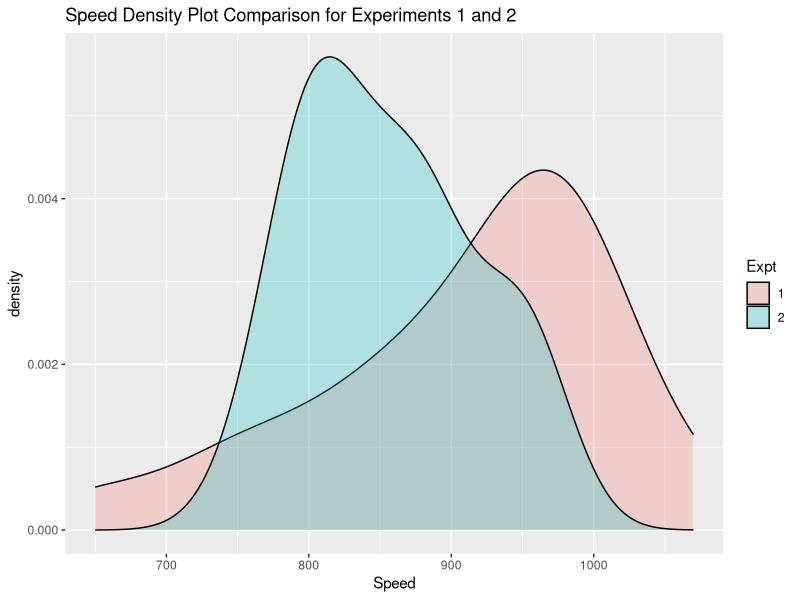
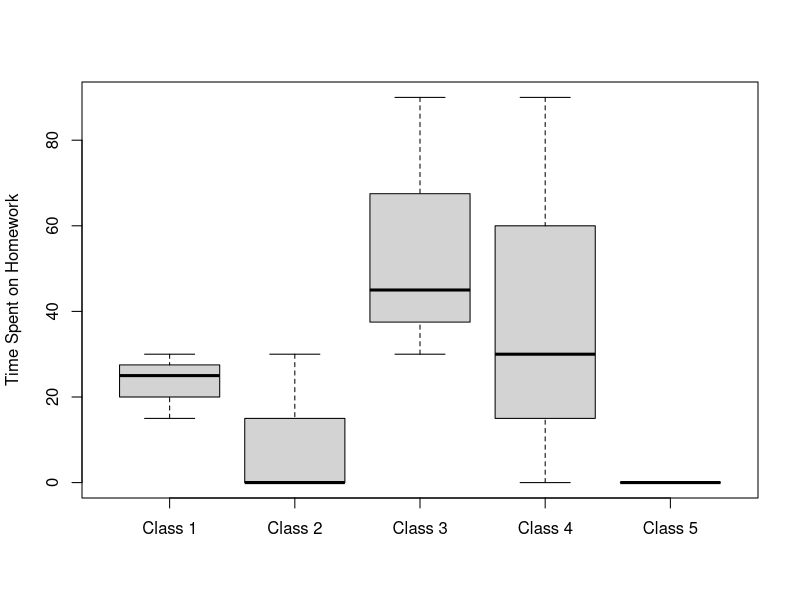
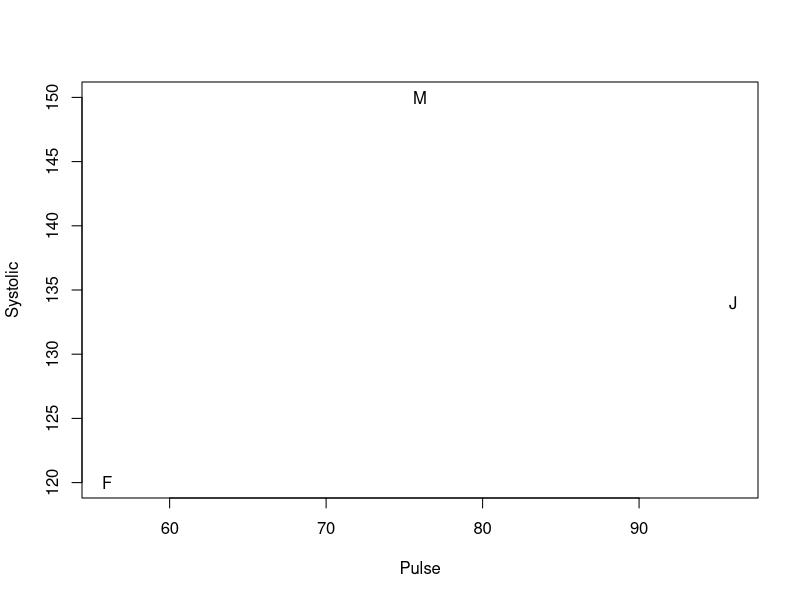
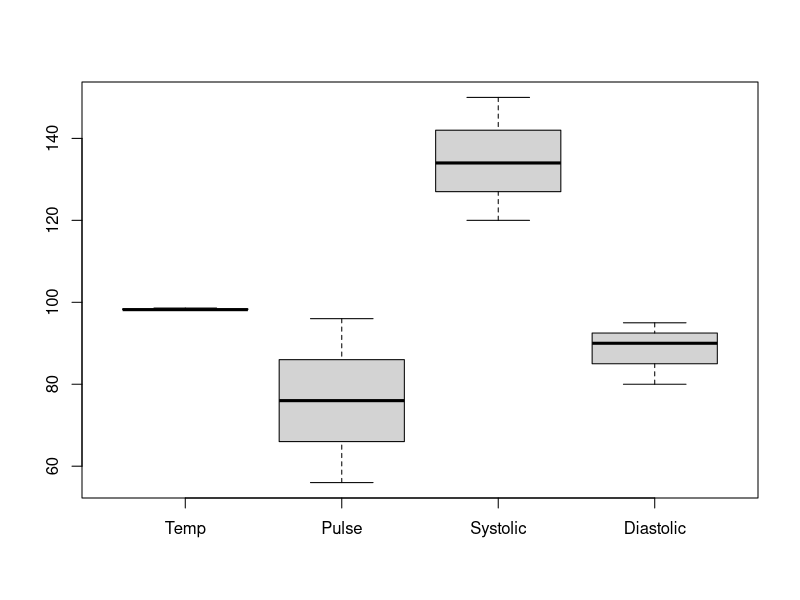
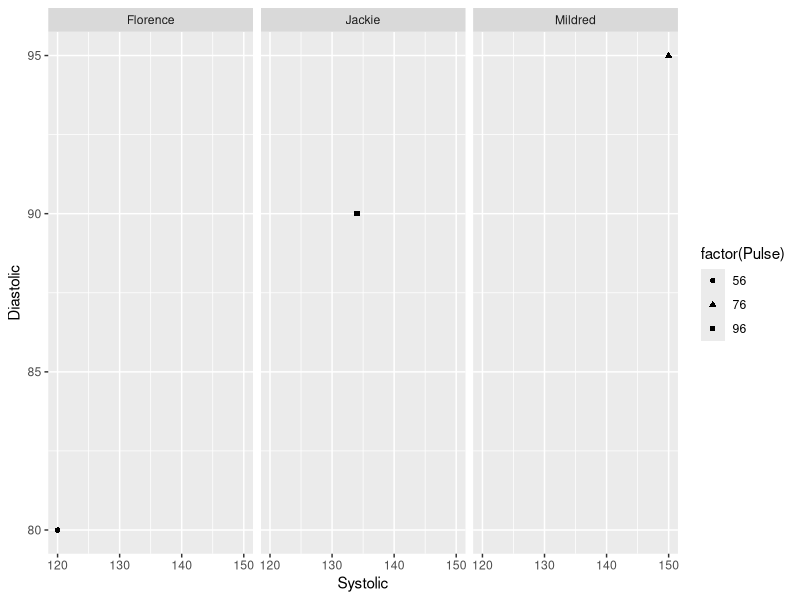

Reproduce these figures in R, in order.
## ---- chunk 1
# Your code here
library(ggplot2)
library(MASS)
data(michelson)
p = data.frame(subset(michelson, Expt==1 | Expt==2)) #isolate data for experiments 1 and 2
q <- ggplot(p, aes(x=Speed, fill=Expt)) + geom_density(alpha=.25) + ggtitle("Speed Density Plot Comparison for Experiments 1 and 2") 
#the density values on the graphs seem low, but a rough estimate of the areas under the graphs works out
# to around 1, so the math checks out I guess
q
## ---- chunk 2
# Your code here
name = c("Marsha", "Bill", "Holly")
class1 = c(25,30,15)
class2 = c(0,30,0)
class3 = c(45,30,90)
class4 = c(90,30,0)
class5 = c(0, NA, NA)
df = data.frame(name, class1, class2, class3, class4, class5)
boxplot(class1, class2, class3, class4, class5, names=c("Class 1", "Class 2", "Class 3", "Class 4", "Class 5"), ylab="Time Spent on Homework")
## ---- chunk 3
# Your code here
library(ggplot2)
name = c("Jackie", "Florence", "Mildred")
Temp = c(98.2, 98.6, 98.2)
Pulse = c(96, 56, 76)
Systolic = c(134, 120, 150)
Diastolic = c(90, 80, 95)

df1 = data.frame(Temp, Pulse, Systolic, Diastolic) #include values only
df2 = data.frame(name, Temp, Pulse, Systolic, Diastolic) #include name

#Weird uninformative scatter plot thing?
plot(Systolic~Pulse, data = df2, pch = name)

#boxplot of values only
boxplot(df1)

#ggplot "scatter" plot
p <- ggplot(df2) + geom_point(aes(x=Systolic, y=Diastolic, shape=factor(Pulse))) + facet_grid( ~ name)
p
## ---- chunk 4
# Your code here
#summary(ToothGrowth)
#split length according to supplements and dosage
supplement = ToothGrowth$supp
dose = ToothGrowth$dose
length = ToothGrowth$len
l = split(length, f = list(supplement, dose), drop=TRUE) 
print(l)


